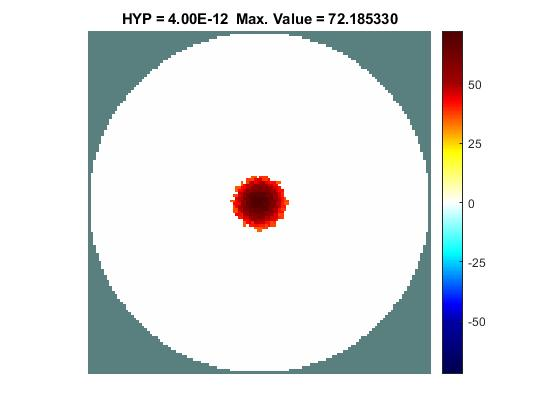
#> input picture Blobs detect/heatmaps/1.jpg, 560 x 420 px, found by its file name; its folder holds 4 pictures in this run
$ python batch_detect.py
#> lines starting #> are read from the running program, lines starting #| are printed output that depends on the picture; after the words box and inside, x2 and y2 are one past the last pixel; in counts of white or black regions, pixels touching at a corner belong together
import numpy as np
import os
import cv2
import imutils
import glob

# Snip/Region-of-Interest dimensions
lm = 90; aa = 385; bb = 400 ; cc = 45; rc  = 130

# Snip region of interest
def snip_image(img):
    cv2.rectangle(img, (lm, img.shape[0] - cc), (img.shape[1] - rc , img.shape[0] - aa), (255, 255, 255))
    snip = img[(img.shape[0] - aa):(img.shape[0] - cc), (lm):(img.shape[1] - rc)]
    return snip


#sorts tbe frames of the video in the folder according to the file number
def sortKeyFunc(s):
    return int(os.path.basename(s)[:-4])

img_array = []
path = "/Users/sukoon/enpm809T/fake_data/heatmaps/"

# path.sort(key=sortKeyFunc)

for i in range(1, 8):
	img = cv2.imread(path + str(i) + '.jpg')
#> img is the input picture: shape (420, 560, 3); mean B, G, R 231.7, 231.6, 229.1
	img = snip_image(img)
#> in snip_image, `cv2.rectangle(img, (lm, img.shape[0] - cc), (img.shape[1] - rc , img.s..`:
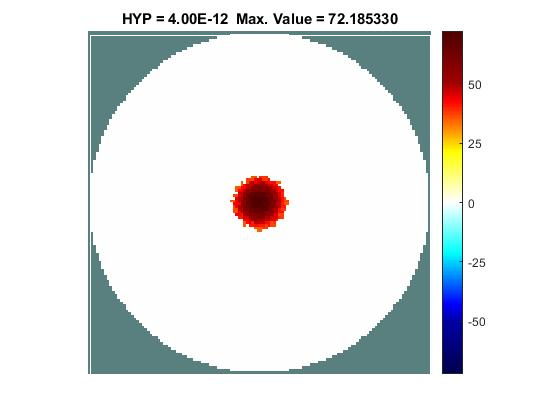
#> img: shape (420, 560, 3); 0.58% of pixels changed, all inside (x1, y1, x2, y2) = (90, 35, 431, 376)
#> in snip_image, `snip = img[(img.shape[0] - aa):(img.shape[0] - cc), (lm):(img.shape[1]..`:
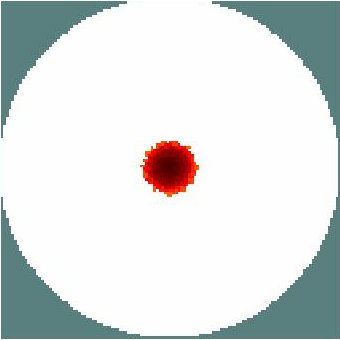
#> snip: shape (340, 340, 3); mean B, G, R 222.5, 223, 218.1
	#img = imutils.resize(img, width = 480)
	#blank = np.zeros((480,640))
	hsv = cv2.cvtColor(img, cv2.COLOR_BGR2HSV)
#> hsv: shape (340, 340, 3); mean H, S, V 27.6, 20.9, 226.2
	# cv2.imshow("converted to HSV",hsv)

	lower_red = np.array([0, 130, 20])
	upper_red = np.array([255, 255, 255])
	mask = cv2.inRange(hsv, lower_red , upper_red);
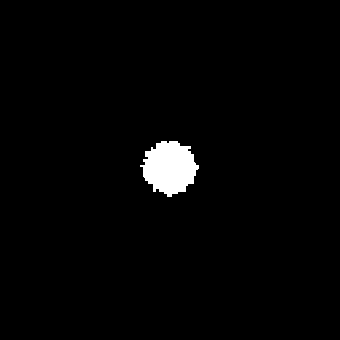
#> mask: shape (340, 340); 2% white; 1 white region
	res = cv2.bitwise_and(hsv,hsv, mask= mask)
#> res: shape (340, 340, 3); mean H, S, V 0.6, 4.8, 3.4
	ret,thresh2= cv2.threshold(hsv,127,255,cv2.THRESH_BINARY)
#> thresh2: shape (340, 340, 3); mean H, S, V 6.4, 5, 242.4
	contours, _ = cv2.findContours(mask, cv2.RETR_LIST, cv2.CHAIN_APPROX_SIMPLE)
#> contours = 1 contour; box (x1, y1, x2, y2) and area: (140, 141, 199, 197) 2146
	hull_list = []
	for i in range(len(contours)):
		hull = cv2.convexHull(contours[i])
		hull_list.append(hull)
#> this loop made 1 pass
#> after the loop, hull_list = 1 contour; box (x1, y1, x2, y2) and area: (140, 141, 199, 197) 2446
	for i in range(len(contours)):
		cv2.drawContours(img, hull_list,i, (0,0,255),2)
		# cv2.imshow("Masking",mask)
		# cv2.imshow("Blobs",img)
		blobs = len(contours)
#> this loop made 1 pass
#> blobs on pass 1: 1
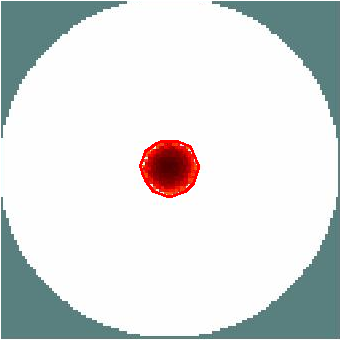
#> img: shape (340, 340, 3); 0.45% of pixels changed, all inside (x1, y1, x2, y2) = (139, 140, 200, 198)
	print("No. of blobs detected: ", blobs)
#| No. of blobs detected:  1
	img_array.append(blobs)
#> pass 2 of the loop `for i in range(1, 8):`:
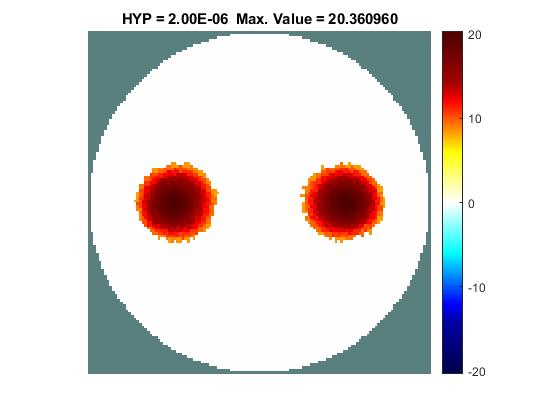
#> input picture Blobs detect/heatmaps/2.jpg, 560 x 420 px, found by its file name
#> img is the input picture: shape (420, 560, 3); mean B, G, R 223.4, 224.6, 226.8
#> hsv: shape (340, 340, 3); mean H, S, V 31.2, 37.8, 221.9
#> `mask = cv2.inRange(hsv, lower_red , upper_red);`:
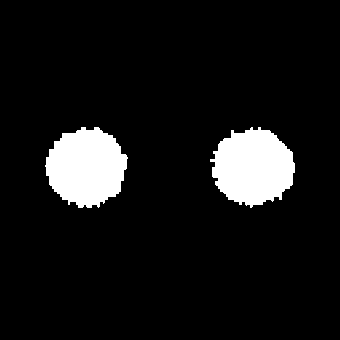
#> mask: shape (340, 340); 8.5% white; 2 white regions
#> res: shape (340, 340, 3); mean H, S, V 1.8, 21.1, 15.7
#> thresh2: shape (340, 340, 3); mean H, S, V 9.3, 21.8, 238.5
#> contours = 2 contours; box (x1, y1, x2, y2) and area: (210, 127, 295, 208) 4784, (45, 127, 128, 208) 4778
#> the loop `for i in range(len(contours)):` made 2 passes
#> after the loop `for i in range(len(contours)):`: hull_list = 2 contours; box (x1, y1, x2, y2) and area: (210, 127, 295, 208) 5226, (45, 127, 128, 208) 5164
#> the loop `for i in range(len(contours)):` made 2 passes
#> blobs on passes 1 to 2: 2, 2
#> after the loop `for i in range(len(contours)):`:
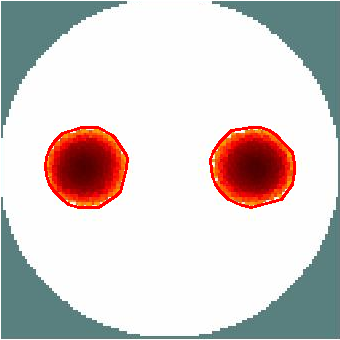
#> img: shape (340, 340, 3); mean B, G, R 203.5, 205.8, 213.8
#| No. of blobs detected:  2
#> pass 3 of the loop `for i in range(1, 8):`:
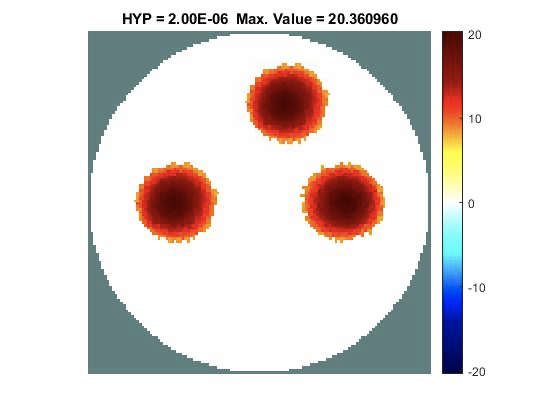
#> input picture Blobs detect/heatmaps/3.jpg, 560 x 420 px, found by its file name
#> img is the input picture: shape (420, 560, 3); mean B, G, R 219.8, 221.3, 225.7
#> hsv: shape (340, 340, 3); mean H, S, V 30.9, 40.8, 216.9
#> `mask = cv2.inRange(hsv, lower_red , upper_red);`:
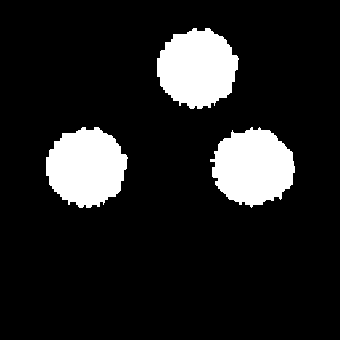
#> mask: shape (340, 340); 12.8% white; 3 white regions
#> res: shape (340, 340, 3); mean H, S, V 0.6, 27.6, 21.8
#> thresh2: shape (340, 340, 3); mean H, S, V 7.4, 32.5, 201.3
#> contours = 3 contours; box (x1, y1, x2, y2) and area: (46, 127, 128, 208) 4770, (157, 28, 239, 109) 4768, (210, 127, 295, 208) 4766
#> the loop `for i in range(len(contours)):` made 3 passes
#> after the loop `for i in range(len(contours)):`: hull_list = 3 contours; box (x1, y1, x2, y2) and area: (210, 127, 295, 208) 5174, (157, 28, 239, 109) 5132, (46, 127, 128, 208) 5128
#> after the loop `for i in range(len(contours)):`:
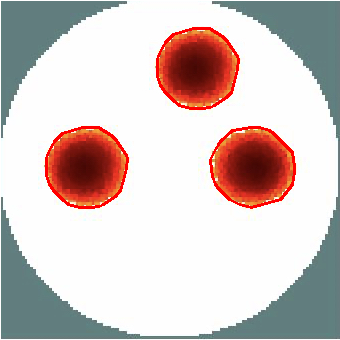
#> img: shape (340, 340, 3); mean B, G, R 194.4, 197.2, 211
#| No. of blobs detected:  3
#> (the run stopped early here; a loop or call above may not have finished)
